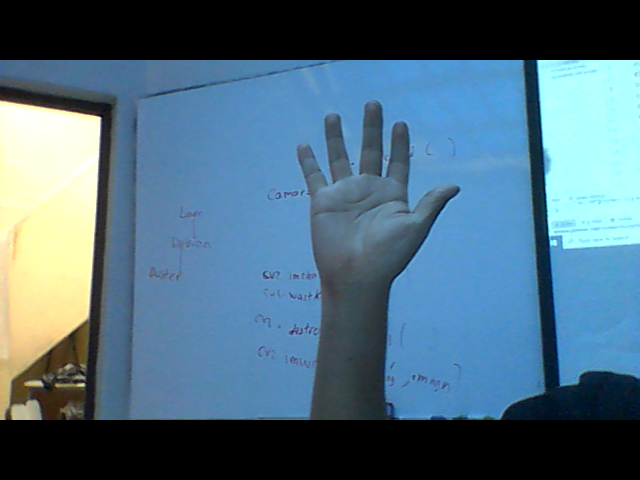
#> input picture PYTHON_CLASE4/hola.png, 640 x 480 px
$ python clase.py   (older library calls are emulated)
#> lines starting #> are read from the running program, lines starting #| are printed output that depends on the picture
#> further down, Imagen is the input picture: shape (480, 640, 3); mean B, G, R 126.2, 107.7, 77.1
import numpy as np
import cv2
from matplotlib import pyplot
class operacion_imagenes():
    def __init__(self,I,nm="rgb_grises"):
        #atributo para saber que operación
        self.operacion=nm
        #atributo que denote a la imagen de entrada
        self.imagen=I
    #metodo para realizar la operación que se le ha pasado como argumento
    def realizar(self):
        if self.operacion=="rgb_grises":
            Imagf=self.imagen.astype(np.float)
            #realizar la operación de conversion de rgb a grises
            Ig=0.29*Imagf[:,:,0]+0.58*Imagf[:,:,1]+0.11*Imagf[:,:,2]
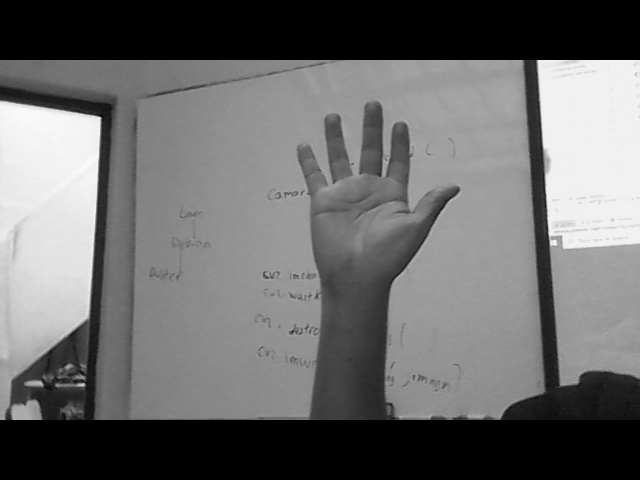
#> Ig: shape (480, 640) float64; min 0, max 249.9, mean 107.6
            #convertir de flotante a entero
            Ig=np.uint8(Ig)
            return Ig
        else :
            if self.operacion=="histograma":
                print("OPERACIÓN HISTOGRAMA")
#leer la imagen
Imagen=cv2.imread("hola.png")
#crear un objeto
ob1=operacion_imagenes(Imagen,"rgb_grises")
#utilizar metodo realizar
Imagen2=ob1.realizar()
cv2.imshow("IMAGEN RGB",Imagen)
cv2.imshow("IMAGEN GRAY",Imagen2)
cv2.waitKey(0)
cv2.destroyAllWindows()
